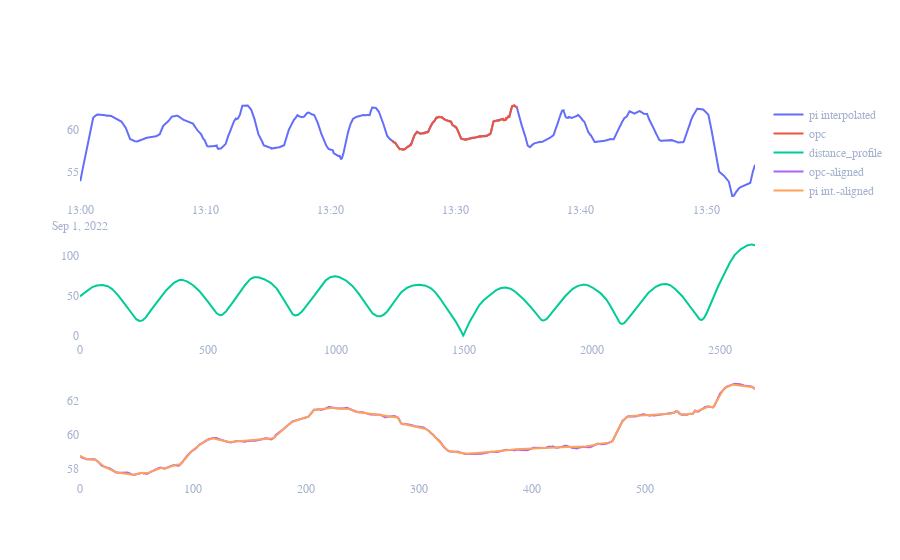

The cell this chart's notebook holds for it:
### Markdown cell above
## **Visualizing Signal Similarity: Using Interpolated Data**

Next, we want to create 3 graphs to illustrate our data.

### **Graph #1: Original Data**

We print 2 signals. 
* The "pi interpolated" represents the Interpolated Data from the PI Data Historian.
* The "opc" represents the OPC Data received from the underlying device or PLC, through the OPC Server.

### **Graph #2: Distance Profile**

We print the distance profile, which measures the similarity of the signals over the entire time period.
The closer to 0 the value is, the more similar the signals are at that point in time. i.e. 0=100% matching.
This graph does not "line-up" perfectly with Graph #1.

### **Graph #3: Time-Aligned Overlay**

We print the re-aligned PI Interpolated data and OPC Data sets.
On this graph, the signals are overlayed on-top of each other, for the 'best-fit' time period. The best-fit time period is that which was measured by the Graph #2, Distance Profile.

## **Statistics**

### **Max Error**

Max error computes the maximum residual error between 2 data sets: the PI Interpolated data set, and the OPC data set.
The value returned is the maximum difference between 2 corresponding values at the same index in the data sets.
For more detail, see (sklean.metrics documentation)[https://scikit-learn.org/stable/modules/model_evaluation.html#max-error]

### **Explained Variance Score**

The explained variance is used to measure the proportion of the variability of the 2 data sets.
The closer this value is to 100%, to more accurate the 2 data sets are.
For more detail, see (sklean.metrics documentation)[https://scikit-learn.org/stable/modules/model_evaluation.html#explained-variance-score]

### **Mean Absolute Error**

This refers to the magnitude of difference between the prediction of an observation and the true value of that observation. MAE takes the average of absolute errors for a group of predictions and observations as a measurement of the magnitude of errors for the entire group. MAE can also be referred as L1 loss function.

For more detail, see (sklean.metrics documentation)[https://scikit-learn.org/stable/modules/model_evaluation.html#mean-absolute-error]

### **Mean Squared Error**

The Mean Squared Error measures how close a regression line is to a set of data points. It is a risk function corresponding to the expected value of the squared error loss. A larger MSE indicates that the data points are dispersed widely around its central moment (mean), whereas a smaller MSE suggests the opposite. A smaller MSE is preferred because it indicates that your data points are dispersed closely around its central moment (mean).
For more detail, see (sklean.metrics documentation)[https://scikit-learn.org/stable/modules/model_evaluation.html#mean-squared-error]

### **Median Absolute Error**

The median_absolute_error is particularly interesting because it is robust to outliers. The loss is calculated by taking the median of all absolute differences between the target and the prediction.

For more detail, see (sklean.metrics documentation)[https://scikit-learn.org/stable/modules/model_evaluation.html#median-absolute-error]

### Code cell
# raw, similarity, aligned
fig = make_subplots(rows=3, cols=1, shared_xaxes=False)
fig.update_layout(layout)

fig.add_trace(go.Scatter(x=pi.index,y=pi['Value'], name='pi interpolated'), row=1, col=1)
fig.add_trace(go.Scatter(x=o.index,y=o['Value'], name='opc'),row=1, col=1)

fig.add_trace(go.Scatter(y=distance_profile, name='distance_profile'),row=2, col=1)

fig.add_trace(go.Scatter(y=o['Value'].values, name='opc-aligned'),row=3, col=1)
fig.add_trace(go.Scatter(y=pi['Value'].values[index_min:index_min+n], name='pi int.-aligned'),row=3, col=1)
fig.show()

# some metrics
from sklearn.metrics import *

y_true              =o['Value'].values
y_pred              =pi['Value'].values[index_min:index_min+n]
first_opc_ts        =o.iloc[0].name
matched_pic_ts      =pi.iloc[index_min].name
orig_max_error      = max_error(y_true, y_pred)
orig_exp_var_score  = explained_variance_score(y_true, y_pred)
orig_mean_abs_err   = mean_absolute_error(y_true, y_pred)
orig_mean_squ_err   = mean_squared_error(y_true, y_pred)
orig_medi_abs_err   = median_absolute_error(y_true, y_pred)

print('max_error: ',orig_max_error)
print('explained_variance_score: {:.3%}'.format(orig_exp_var_score))
print('mean_absolute_error: ',orig_mean_abs_err)
print('mean_squared_error: ',orig_mean_squ_err)
print('median_absolute_error ',orig_medi_abs_err)
print('OPC Signal Overlay Start Time: ', first_opc_ts.strftime("%d-%b-%y %H:%M:%S.%f"))
print('PI Signal Overlay Start Time: ', matched_pic_ts.strftime("%d-%b-%y %H:%M:%S.%f"))

### Figure 1 — Plotly figure (JSON) as saved in the notebook; plotly's stock layout.template omitted (floating-point values rounded to 4 significant figures; data arrays with more than 128 entries replaced by an {"elided": "..."} marker saying what was removed)
{"data": [{"name": "pi interpolated", "type": "scatter", "x": {"elided": "3235 str values"}, "xaxis": "x", "y": {"elided": "3235 float values"}, "yaxis": "y"}, {"name": "opc", "type": "scatter", "x": {"elided": "598 str values"}, "xaxis": "x", "y": {"elided": "598 float values"}, "yaxis": "y"}, {"name": "distance_profile", "type": "scatter", "xaxis": "x2", "y": {"elided": "2638 float values"}, "yaxis": "y2"}, {"name": "opc-aligned", "type": "scatter", "xaxis": "x3", "y": {"elided": "598 float values"}, "yaxis": "y3"}, {"name": "pi int.-aligned", "type": "scatter", "xaxis": "x3", "y": {"elided": "598 float values"}, "yaxis": "y3"}], "layout": {"autosize": true, "font": {"color": "#a5b1cd", "family": "Courier New", "size": 12}, "paper_bgcolor": "rgba(0,0,0,0)", "plot_bgcolor": "rgba(0,0,0,0)", "title": {"font": {"color": "black", "family": "Courier New", "size": 12}}, "uirevision": true, "xaxis": {"anchor": "y", "domain": [0, 1]}, "xaxis2": {"anchor": "y2", "domain": [0, 1]}, "xaxis3": {"anchor": "y3", "domain": [0, 1]}, "yaxis": {"anchor": "x", "domain": [0.7333, 1]}, "yaxis2": {"anchor": "x2", "domain": [0.3667, 0.6333]}, "yaxis3": {"anchor": "x3", "domain": [0, 0.2667]}}}
